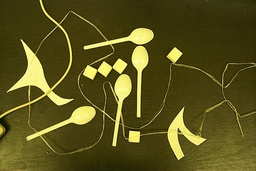
#> input picture lab2/c.jpg, 256 x 171 px, shrunk from 768 x 512 before the run
$ python main.py
#> lines starting #> are read from the running program, lines starting #| are printed output that depends on the picture; after the words box and inside, x2 and y2 are one past the last pixel; in counts of white or black regions, pixels touching at a corner belong together
#> in main, image is the input picture: PIL image 256x171 RGB; mean R, G, B 89.4, 83, 27.8
### lab2/processing.py
import copy
import math

from PIL import Image, ImageDraw

INTENSITY_LAYER_NUMBER = 256

def minimum(pix, i, j, k):
    tmp = [pix[i, j][k],
               pix[i + 1, j][k],
               pix[i, j + 1][k],
               pix[i + 1, j + 1][k],
               pix[i, j + 2][k],
               pix[i + 1, j + 2][k],
               pix[i + 2, j + 2 ][k],
               pix[i + 2, j + 1][k],
               pix[i + 2, j][k],
               pix[i + 3, j][k],
               pix[i, j + 3][k],
               pix[i + 1, j + 3][k],
               pix[i + 2, j + 3][k],
               pix[i + 3, j + 3][k],
               pix[i + 3, j][k],
               pix[i + 3, j + 1][k],
               pix[i + 3, j + 2][k],
               pix[i, j + 4][k],
               pix[i + 1, j + 4][k],
               pix[i + 2, j + 4][k],
               pix[i + 3, j + 4][k],
               pix[i + 4, j + 4][k],
               pix[i + 4, j][k],
               pix[i + 4, j + 1][k],
               pix[i + 4, j + 2][k],
               pix[i + 4, j + 3][k],]
    tmp.sort()
    return tmp[0]


def median(pix, i, j, k):
    import statistics
    return statistics.median((pix[i, j][k],
               pix[i + 1, j][k],
               pix[i, j + 1][k],
               pix[i - 1, j][k],
               pix[i, j - 1][k],
               pix[i + 1, j + 1][k],
               pix[i - 1, j + 1 ][k],
               pix[i - 1, j - 1][k],
               pix[i + 1, j - 1][k],
               pix[i + 2, j][k],
               pix[i, j + 2][k],
               pix[i - 2, j][k],
               pix[i, j - 2][k],
               pix[i + 2, j + 2][k],
               pix[i - 2, j + 2 ][k],
               pix[i - 2, j - 2][k],
               pix[i + 2, j - 2][k],
               pix[i + 1, j - 2][k],
               pix[i + 2, j - 1][k],
               pix[i + 2, j + 1][k],
               pix[i + 1, j + 2][k],
               pix[i - 1, j + 2][k],
               pix[i - 2, j + 1 ][k],
               pix[i - 2, j - 1][k],
               pix[i - 1, j - 2][k]))


def filtering(image):
    brush = ImageDraw.Draw(image)
    pix = image.load()

    for i in range(image.width):
            for j in range(image.height):
                image.putpixel((i,j), tuple([round(0.9 * (image.getpixel((i,j))[k]/255) ** (2)*255)  for k in range(3)]))
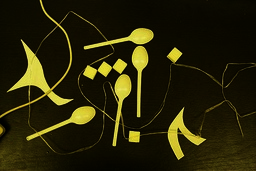
#> image: PIL image 256x171 RGB; mean R, G, B 39.3, 35.3, 7.7


    for i in range(image.size[0] - 4):
        for j in range(image.size[1] - 4):
            brush.point((i, j), fill=(
                minimum(pix, i, j, 0),
                minimum(pix, i, j, 1),
                minimum(pix, i, j, 2)))

    for i in range(2, image.size[0] - 2):
        for j in range(2, image.size[1] - 2):
            brush.point((i, j), fill=(
                median(pix, i, j, 0),
                median(pix, i, j, 1),
                median(pix, i, j, 2)))

    del brush
    image.show()
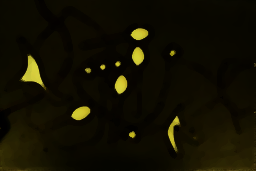
#> shown: PIL image 256x171 RGB; mean R, G, B 18.8, 15.8, 1.6

    return image


def otsuThreshold(img) :
    b = img.load()
    hist = [0 for i in range(256)]
    intens_sum = 0
    for j in range(img.height):
        for i in range(img.width):
            intens = int(b[i,j][0]*0.2126+b[i,j][1]*0.7152+b[i, j][2]*0.0722)
            intens_sum += intens
            hist[intens] += 1
#> after the loop, hist = 256 values, max 5851 at index 9, min 0 at index 66, mean 171; intens_sum = 649460


    best_thresh = 0
    best_sigma = 0.0
    all_pixel_count = img.height * img.width
#> all_pixel_count = 43776
    first_class_pixel_count = 0
    first_class_intensity_sum = 0

    # Перебираем границу между классами
    # thresh < INTENSITY_LAYER_NUMBER - 1, т.к. при 255 в ноль уходит знаменатель внутри for
    for thresh in range(1, INTENSITY_LAYER_NUMBER):

        first_class_pixel_count += hist[thresh]
        first_class_intensity_sum += thresh * hist[thresh]

        first_class_prob = first_class_pixel_count / all_pixel_count
        second_class_prob = 1.0 - first_class_prob
        if first_class_pixel_count==0 or all_pixel_count - first_class_pixel_count == 0:
            continue
        first_class_mean = first_class_intensity_sum / first_class_pixel_count
        second_class_mean = (intens_sum - first_class_intensity_sum) / (all_pixel_count - first_class_pixel_count)

        mean_delta = first_class_mean - second_class_mean

        sigma = first_class_prob * second_class_prob * mean_delta * mean_delta

        if (sigma > best_sigma) :
            best_sigma = sigma
            best_thresh = thresh
#> this loop made 255 passes
#> (first_class_pixel_count, first_class_intensity_sum, first_class_prob, second_class_prob, first_class_mean, second_class_mean, mean_delta, sigma) on passes 1 to 12: (118, 118, 0.0027, 0.997, 1, 14.87, -13.87, 0.517), (588, 1058, 0.0134, 0.987, 1.8, 15.01, -13.21, 2.31), (2022, 5360, 0.0462, 0.954, 2.65, 15.43, -12.78, 7.19), (4084, 13608, 0.0933, 0.907, 3.33, 16.02, -12.69, 13.62), (8496, 35668, 0.194, 0.806, 4.2, 17.4, -13.2, 27.25), (13381, 64978, 0.306, 0.694, 4.86, 19.23, -14.37, 43.85), (17899, 96604, 0.409, 0.591, 5.4, 21.36, -15.97, 61.62), (21829, 128044, 0.499, 0.501, 5.87, 23.76, -17.89, 80.03), (27680, 180703, 0.632, 0.368, 6.53, 29.12, -22.59, 118.7), (32042, 224323, 0.732, 0.268, 7, 36.23, -29.23, 167.6), (33686, 242407, 0.77, 0.23, 7.2, 40.34, -33.15, 194.9), (34524, 252463, 0.789, 0.211, 7.31, 42.91, -35.6, 211.2)
#> (first_class_pixel_count, first_class_intensity_sum, first_class_prob, second_class_prob, first_class_mean) on pass 82: (42422, 433884, 0.969, 0.0309, 10.23)

    array = []
    for j in range(img.height):
        for i in range(img.width):
            intens = int(b[i,j][0]*0.2126+b[i,j][1]*0.7152+b[i, j][2]*0.0722)
            if intens > best_thresh:
                x = (255, 255, 255)
            else:
                x = 0
            array.append(x)

    img.putdata(array)
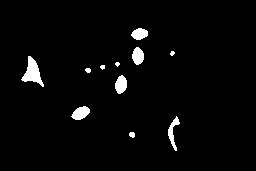
#> img: PIL image 256x171 RGB; 2.8% white; 11 white regions (3 under 20 px), largest, box (x1, y1, x2, y2) and area: (21, 56, 44, 87) 326, (71, 106, 90, 120) 177, (115, 75, 127, 94) 169
    img = img.convert('L')
    return img

### lab2/detect.py
from math import pow, floor, sqrt
import numpy as np

class ImageObjectDetector:
    def __init__(self, image):
        self.sugar_min = 400
        self.sugar_max = 850
        self.spoon_min = 1700
        self.spoon_max = 3900
        self.image = image
        self.width = image.size[0]
        self.height = image.size[1]
        self.labels = [[0] * self.height for i in range(self.width)]
        self.equality_table = []
        self.squares = []
        self.perimeters = []
        self.densities = []
        self.tuples = []
        self.cluster1 = []
        self.cluster2 = []
        self.areas = 0

    def labeling(self):
        for i in range(self.width):
            for j in range(self.height):
                self.__fill(i, j)
        self.__check()
        self.__relabeling()
        self.areas = len(self.equality_table)
        self.squares = [0 for i in range(self.areas)]
        self.perimeters = [0 for i in range(self.areas)]
        self.densities = [0 for i in range(self.areas)]
        for i in range(self.width):
            for j in range(self.height):
                self.__refill_and_count_params(i, j)
        self.__count_densities()

    def __fill(self, x, y):
        if x > 0 and y > 0:
            left = self.labels[x - 1][y]
            upper = self.labels[x][y - 1]
        else:
            return
        if self.image.getpixel((x, y)) == 255:
            if left == 0 and upper == 0:
                self.areas += 1
                self.labels[x][y] = self.areas
                return
            if left > 0 and upper == 0:
                self.labels[x][y] = left
                return
            if left == 0 and upper > 0:
                self.labels[x][y] = upper
                return
            if left > 0 and upper > 0:
                if left == upper:
                    self.labels[x][y] = upper
                else:
                    self.labels[x][y] = left
                    self.__associate(upper, left)
                return

    def __check(self):
        a = []
        for i in range(len(self.equality_table)):
            for j in range(len(self.equality_table)):
                if i == j:
                    continue
                c1 = self.equality_table[i]
                c2 = self.equality_table[j]
                c3 = list(set(c1) & set(c2))
                if len(c3) > 0 and a.count([j, i]) == 0:
                    a.append([i, j])
        a.reverse()
        if len(a) > 0:
            for i in range(len(a)):
                self.equality_table[a[i][0]].extend(self.equality_table[a[i][1]])
                self.equality_table[a[i][1]].clear()
                self.equality_table.remove([])

    def __refill_and_count_params(self, x, y):
        for it in range(len(self.equality_table)):
            if self.equality_table[it].count(self.labels[x][y]) > 0:
                self.labels[x][y] = it + 1
                self.squares[it] += 1
                if self.__check_if_edge(x, y) == 0:
                    self.perimeters[it] += 1
                return

    def __check_if_edge(self, x, y):
        if 0 < x < self.width - 1 and 0 < y < self.height - 1:
            return min(self.labels[x - 1][y - 1],
                       self.labels[x - 1][y + 1],
                       self.labels[x + 1][y - 1],
                       self.labels[x + 1][y + 1],
                       self.labels[x - 1][y],
                       self.labels[x][y - 1],
                       self.labels[x][y + 1],
                       self.labels[x + 1][y])

    def __relabeling(self):
        for i in range(self.areas + 1):
            for j in range(len(self.equality_table)):
                if i > 0:
                    if self.equality_table[j].count(i) > 0:
                        break
                    elif j == len(self.equality_table) - 1:
                        self.equality_table.append([i])
                        break

    def __associate(self, area1, area2):
        if len(self.equality_table) == 0:
            self.equality_table.append([area1, area2])
        for it in range(len(self.equality_table)):
            if self.equality_table[it].count(area1) > 0 and \
               self.equality_table[it].count(area2) > 0:
                return
            if self.equality_table[it].count(area1) > 0 and \
               self.equality_table[it].count(area2) == 0:
                self.equality_table[it].append(area2)
                return
            if self.equality_table[it].count(area2) > 0 and \
               self.equality_table[it].count(area1) == 0:
                self.equality_table[it].append(area1)
                return
            if self.equality_table[it].count(area1) == 0 and \
               self.equality_table[it].count(area2) == 0 and \
               it == len(self.equality_table) - 1:
                self.equality_table.append([area1, area2])
                return

    def __count_densities(self):
        for i in range(len(self.densities)):
            self.densities[i] = pow(self.perimeters[i], 2) / self.squares[i]

    def __get_tuples(self):
        for i in range(self.areas):
            if (self.sugar_min < self.squares[i] < self.sugar_max or self.spoon_min < self.squares[i] < self.spoon_max):
                self.tuples.append([self.squares[i], self.perimeters[i], self.densities[i]])

    def show(self):
        self.image.show()

    def kmedians(self):
        self.__get_tuples()
        print(len(self.tuples), self.tuples)
#| 0 []
        center1 = [350, 55, 10]
        center2 = [70, 12, 2]
        for i in range(100):
            list1 = [[], [], []]
            list2 = [[], [], []]
            self.cluster1.clear()
            self.cluster2.clear()
            for j in range(len(self.tuples)):
                rng1 = sqrt(pow(center1[0] - self.tuples[j][0], 2) +
                            pow(center1[1] - self.tuples[j][1], 2) +
                            pow(center1[2] - self.tuples[j][2], 2))
                rng2 = sqrt(pow(center2[0] - self.tuples[j][0], 2) +
                            pow(center2[1] - self.tuples[j][1], 2) +
                            pow(center2[2] - self.tuples[j][2], 2))
                if rng1 < rng2:
                    self.cluster2.append(self.tuples[j])
                    list2[0].append(self.tuples[j][0])
                    list2[1].append(self.tuples[j][1])
                    list2[2].append(self.tuples[j][2])
                else:
                    self.cluster1.append(self.tuples[j])
                    list1[0].append(self.tuples[j][0])
                    list1[1].append(self.tuples[j][1])
                    list1[2].append(self.tuples[j][2])
            for j in range(len(center1)):
                center1 = [np.median(list1[0]), np.median(list1[1]), np.median(list1[2])]
                center2 = [np.median(list2[0]), np.median(list2[1]), np.median(list2[2])]
        print("Spoons:", len(self.cluster1))
#| Spoons: 0
        print("Sugar:", len(self.cluster2))
#| Sugar: 0

    def colorize_clusters(self):
        cluster1colors = []
        cluster2colors = []
        self.image = self.image.convert('RGB')
        for i in range(len(self.cluster1)):
            cluster1colors.append(self.densities.index(self.cluster1[i][2]) + 1)
        for i in range(len(self.cluster2)):
            cluster2colors.append(self.densities.index(self.cluster2[i][2]) + 1)
        for i in range(self.width):
            for j in range(self.height):
                if self.image.getpixel((i, j)) == (255, 255, 255):
                    if cluster1colors.count(self.labels[i][j]) > 0:
                        self.image.putpixel((i, j), (255, 0, 0))
                    if cluster2colors.count(self.labels[i][j]) > 0:
                        self.image.putpixel((i, j), (0, 255,0))

### lab2/main.py
from processing import otsuThreshold, filtering
from detect import ImageObjectDetector
from PIL import Image


def main():
    image = Image.open('c.jpg')
    image.show()
    image = otsuThreshold(filtering(image))
    image.show()
    detector = ImageObjectDetector(image)
    detector.labeling()

    detector.kmedians()
    detector.colorize_clusters()
    detector.show()


if __name__ == "__main__":
    main()
